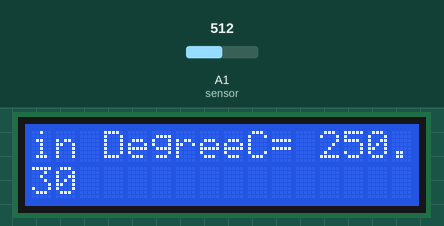
The sketch below on a simulated Arduino Uno, built with avr-gcc and run on an emulated ATmega328P. Parts: 16×2 character LCD. The inputs (shaded band) are chosen by the test bench; at power-on: A1 (sensor) = 512.

Above: at 1.7 s.
1.8 s: A1 (sensor) set to 716
At 2.9 s:
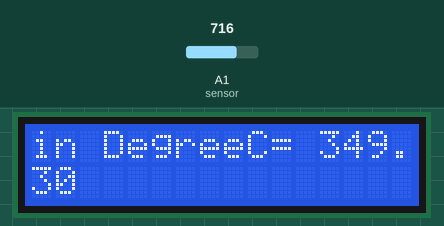
4.0 s: A1 (sensor) set to 900
At 5.7 s:
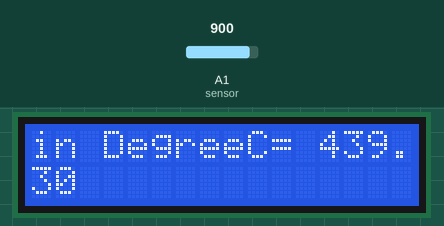
6.0 s: A1 (sensor) set to 1023
At 7.7 s:
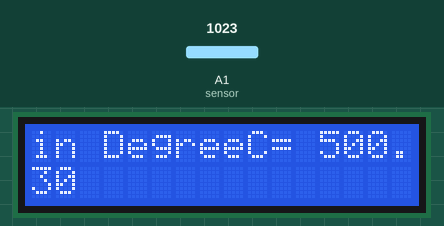
Timing chart, 0 to 9.2 s (numbered marks = the images above; inputs shaded):
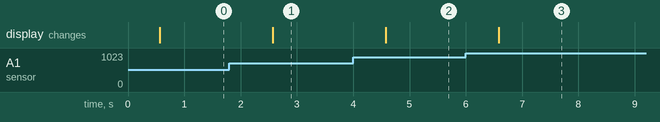

Measured:
- after the input at 1.8 s, the display: changes after 0.77 s (image 1)
- after the input at 4.0 s, the display: changes after 0.58 s (image 2)
- after the input at 6.0 s, the display: changes after 0.59 s (image 3)

The sketch:

LM35_LCD_on.ino
```cpp
#include<LiquidCrystal.h>
LiquidCrystal lcd(12, 11, 5, 4, 3, 2);
const int sensor=A1; // Assigning analog pin A1 to variable 'sensor'
float tempc;  //variable to store temperature in degree Celsius
float tempf;  //variable to store temperature in Fahreinheit
float vout;  //temporary variable to hold sensor reading
void setup()
{
pinMode(sensor,INPUT); // Configuring pin A1 as input
Serial.begin(9600);
lcd.begin(16,2);
  delay(500);
}
void loop()
{
vout=analogRead(sensor);
vout=(vout*500)/1023;
tempc=vout; // Storing value in Degree Celsius
tempf=(vout*1.8)+32; // Converting to Fahrenheit
lcd.setCursor(0,0);
lcd.print("in DegreeC= ");
lcd.print(tempc);
lcd.setCursor(0,1);
int x=30;
lcd.print(x);

delay(1000); //Delay of 1 second for ease of viewing in serial monitor
}
```
